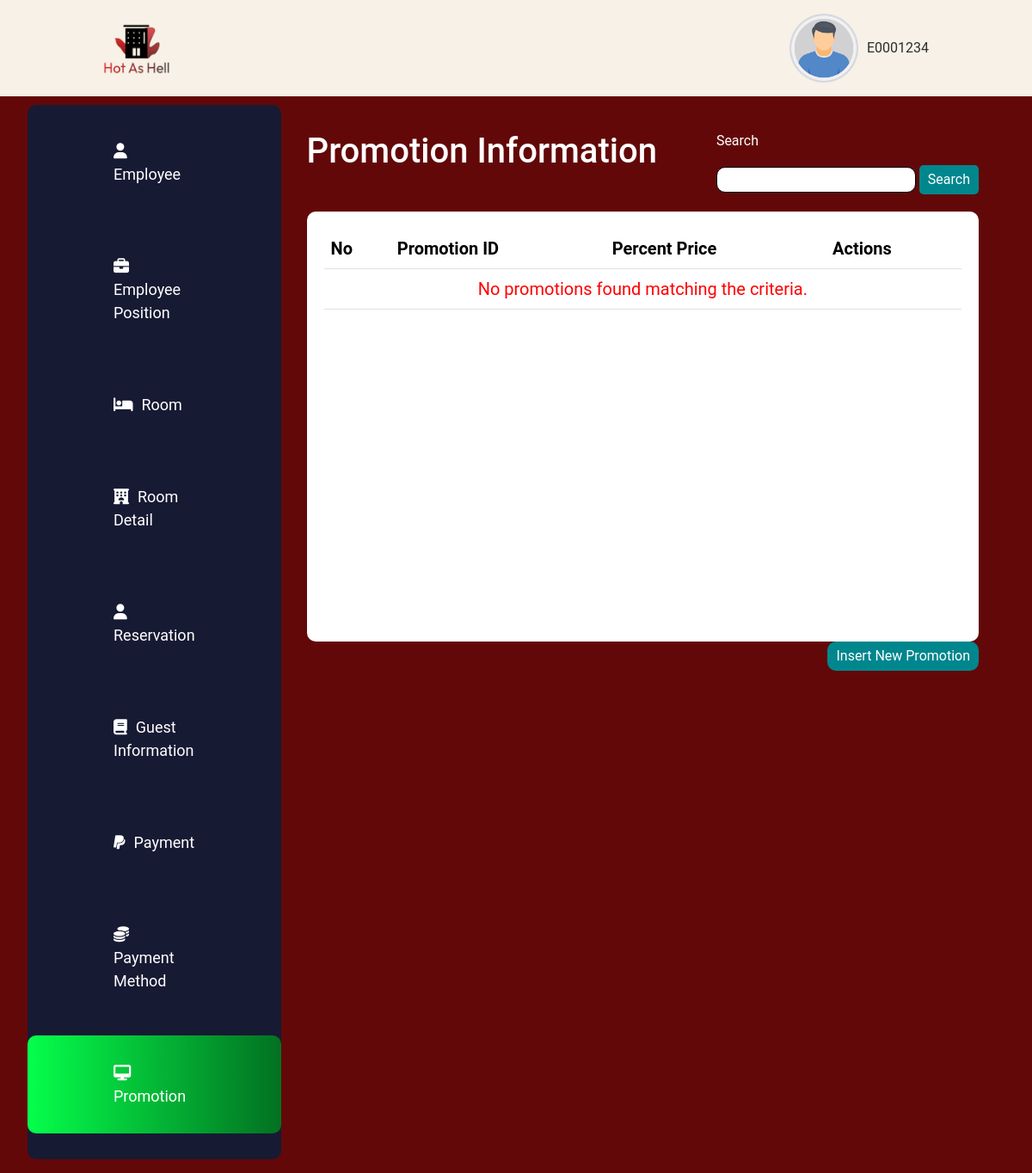
The page /AllLinkedTestDashboard/TestPromotionDashboard.php on the database as committed earlier.
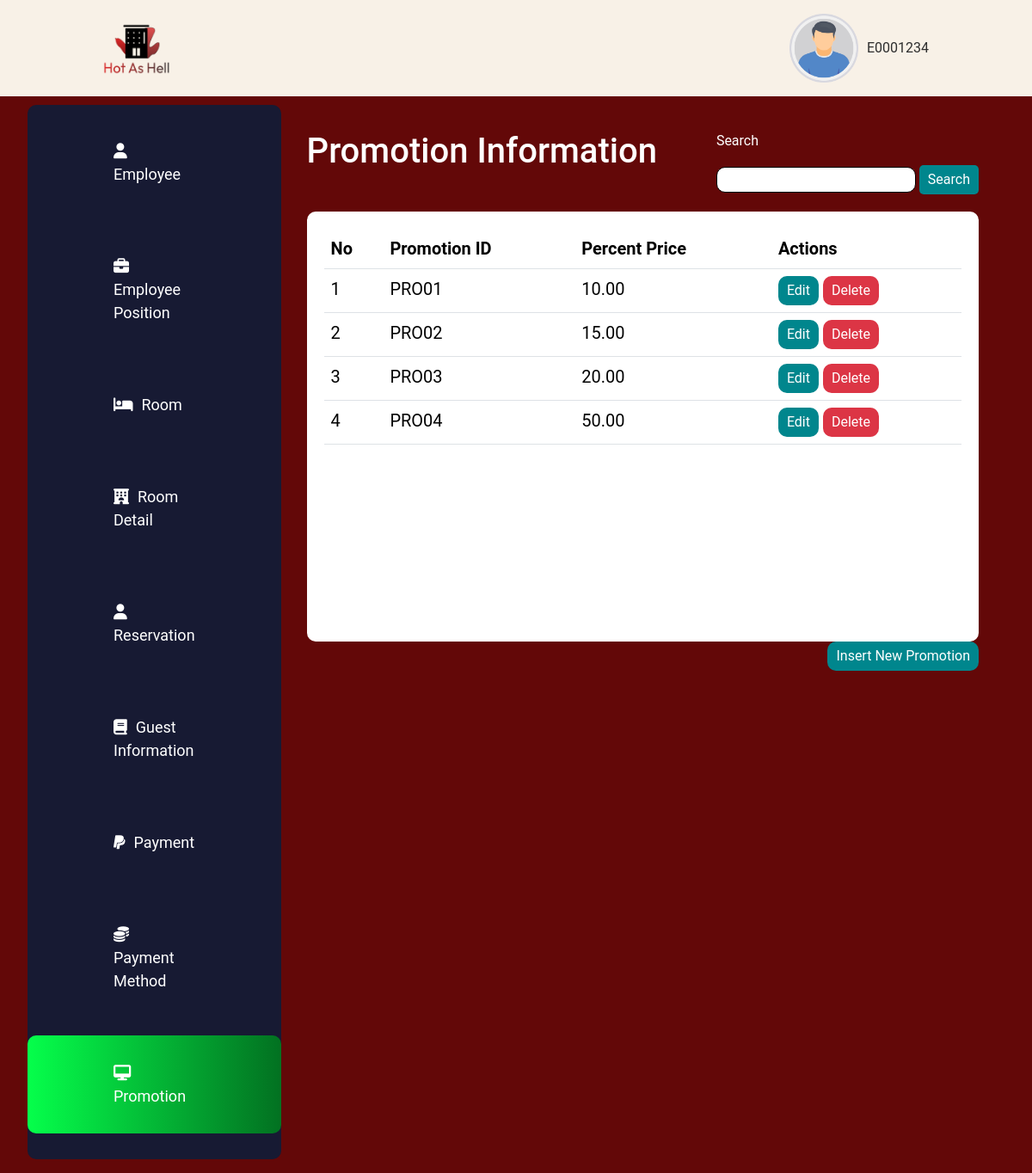
The same page on the database as committed later.
### tables this page shows
CREATE TABLE `promotion_setup` (
  `PromotionID` varchar(5) NOT NULL,
  `PercentPrice` decimal(5,2) DEFAULT NULL
);

### AllLinkedTestDashboard/TestPromotionDashboard.php (the view, shortened to what this page needs)
<!DOCTYPE html>
<html lang="en">
<head>
    <link rel="stylesheet" href="https://cdnjs.cloudflare.com/ajax/libs/font-awesome/6.5.2/css/all.min.css" />
    <link href="https://cdn.jsdelivr.net/npm/bootstrap@5.3.3/dist/css/bootstrap.min.css" rel="stylesheet">
    <link rel="stylesheet" href="style.css">
</head>
<body>
    <nav>
        <img src="images/logo.png" alt="" srcset="" id="logo" style="width: 80px; height: 80px;">
        <div style="display: flex;">
            <img src="images/boy.png" alt="" srcset="" id="person" style="width: 80px; height: 80px;">
            <p id="name">E0001234</p>
        </div>
    </nav>
    <div class="main">
        <div class="left">
            <ul>
                <li><a href="index.html"><i class="fa-solid fa-user" style="margin-right: 10px;"></i>Employee</a></li>
                <li><a href="TestPositionDashboard.php"><i class="fa-solid fa-briefcase" style="margin-right: 10px;"></i>Employee Position</a></li>
                <li><a href="TestRoomDashBoard.php"><i class="fa-solid fa-bed" style="margin-right: 10px;"></i>Room</a></li>
                <li><a href="TestRoomDetailDashBoard.php"><i class="fa-solid fa-hotel" style="margin-right: 10px;"></i>Room Detail</a></li>
                <li><a href="reservation.html"><i class="fa-solid fa-user" style="margin-right: 10px;"></i>Reservation</a></li>
                <li><a href="guest.html"><i class="fa-solid fa-book" style="margin-right: 10px;"></i>Guest Information</a></li>
                <li><a href="payment.html"><i class="fa-brands fa-paypal" style="margin-right: 10px;"></i>Payment</a></li>
                <li><a href="TestMethodDashboard.php"><i class="fa-solid fa-coins" style="margin-right: 10px;"></i>Payment Method</a></li>
                <li class="highlight"><a href="TestPromotionDashboard.php"><i class="fa-solid fa-desktop" style="margin-right: 10px;"></i>Promotion</a></li>
            </ul>
        </div>
        <div class="right">
            <div style="display: flex; justify-content: space-between; color: white;">
                <h1>Promotion Information</h1>
                <div>
                <form method="GET" action="TestPromotionSearchForm2.php">
                        <p>Search</p>
                        <input type="text" name="search" id="search" style="background-color: white; border: 1px solid black; border-radius: 10px; padding: 5px; height: 30px;">
                        <button type="submit" style="background-color: #00868D; color: white; border: none; border-radius: 5px; padding: 5px 10px;">Search</button>
                    </form>
                </div>
            </div>
            <div style="margin-top: 20px; border-radius: 10px; background-color: white; padding: 20px; min-height: 500px; height: 100%;">
                <?php
                $con = mysqli_connect("localhost", "root", "", "hot_as_hell");
                $PromotionID = isset($_POST['promotion_id']) ? $_POST['promotion_id'] : '';
                $r = 1;
                $query = "SELECT * FROM promotion_setup WHERE PromotionID LIKE '%$PromotionID%'";
                $query .= " ORDER BY PromotionID ASC";
                $result = mysqli_query($con, $query);
                echo "<table class='table' style='font-size: 20px;'>";
                echo "<thead>";
                echo "<tr>";
                echo "<th>No</th>";
                echo "<th>Promotion ID</th>";
                echo "<th>Percent Price</th>";
                echo "<th>Actions</th>";
                echo "</tr>";
                echo "</thead>";
                echo "<tbody>";
                if (mysqli_num_rows($result) > 0) {
                    foreach ($result as $row) {
                        echo "<tr>";
                        echo "<td>".$r++."</td>";
                        echo "<td>".$row["PromotionID"]."</td>";
                        echo "<td>".$row["PercentPrice"]."</td>";
                        echo "<td>";
                        echo "<a href='TestPromotionEditForm.php?id=".$row["PromotionID"]."'><button class='btn btn-primary-custom'>Edit</button></a> ";
                        echo "<a href='TestPromotionDeleteForm.php?id=".$row["PromotionID"]."'><button class='btn btn-danger-custom'>Delete</button></a>";
                        echo "</td>";
                        echo "</tr>";
                    }
                } else {
                    echo "<tr><td colspan='4' style='color: red; text-align: center;'>No promotions found matching the criteria.</td></tr>";
                }
                echo "</tbody>";
                echo "</table>";
                ?>
            </div>
            <div style="width: 100%; display: flex; justify-content: flex-end;">
                <a href="TestPromotionInsertForm.php">
                    <button class="btn btn-primary-custom">Insert New Promotion</button>
                </a>
            </div>
        </div>
    </div>
</body>
</html>

Rows that differ between the two databases and show on the page:
added promotion_setup: PromotionID "PRO01", PercentPrice "10.00"
added promotion_setup: PromotionID "PRO02", PercentPrice "15.00"
added promotion_setup: PromotionID "PRO03", PercentPrice "20.00"
added promotion_setup: PromotionID "PRO04", PercentPrice "50.00"
Other text that changed with them:
text no longer shown: "No promotions found matching the criteria."
